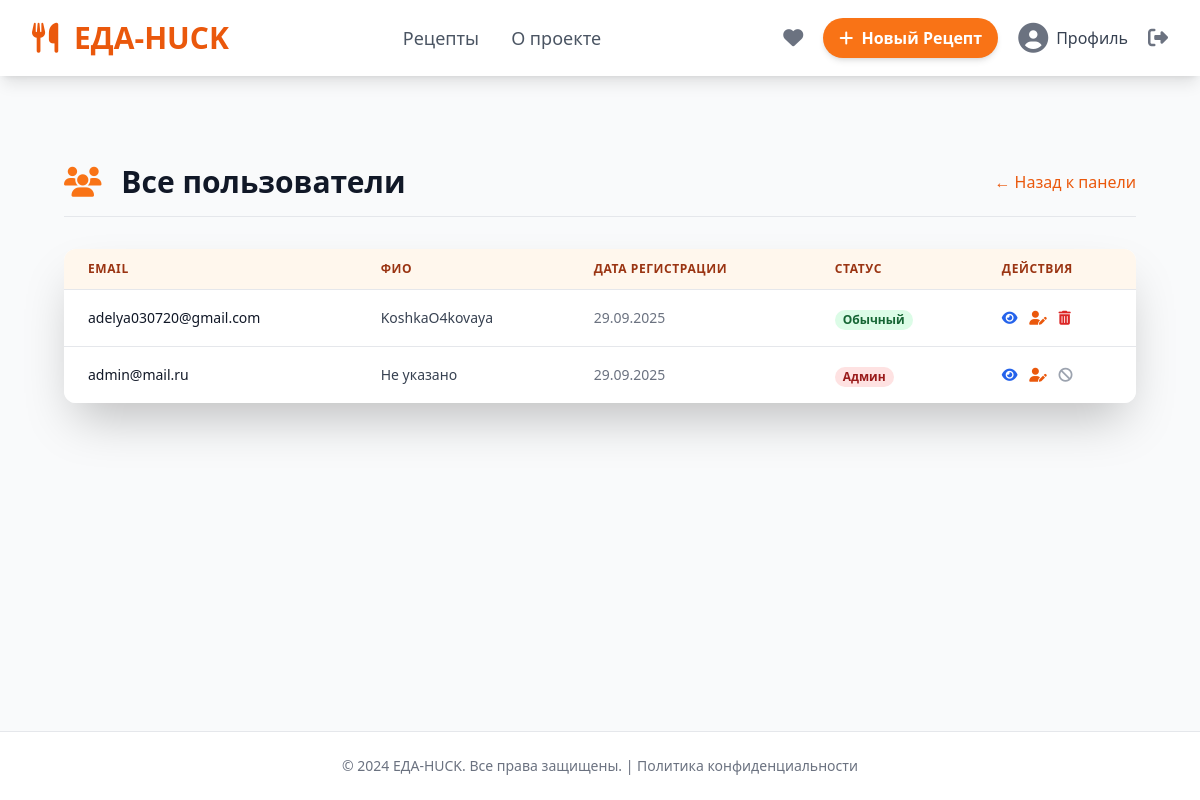
The page /admin-users/ (signed in) on the database as committed earlier.
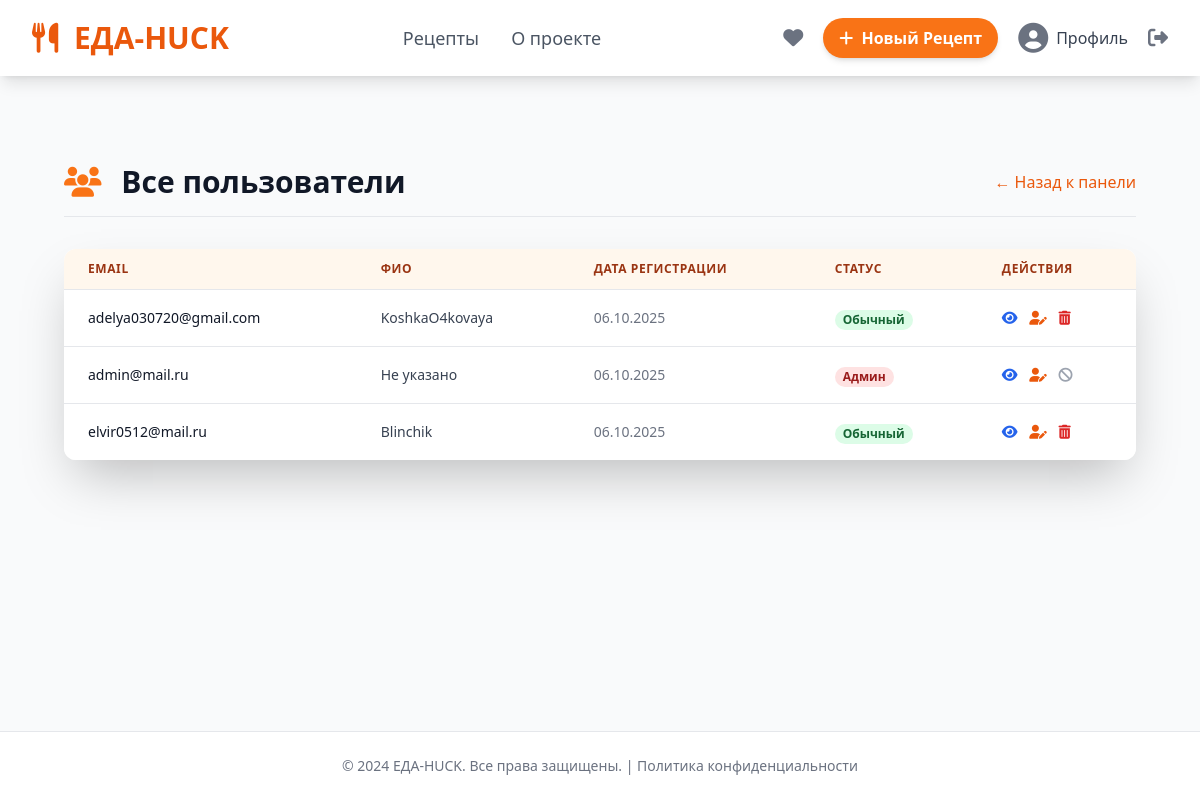
The same page on the database as committed later.
### recept/models.py (models this page shows, shortened)
class User(AbstractUser):
    username = None
    email = models.EmailField(_('email address'), unique=True)
    phone_num = models.CharField(max_length=20, blank=True, null=True)
    full_name = models.CharField(max_length=150, blank=True, null=True)
    birth_date = models.DateField(blank=True, null=True)
    avatar = models.ImageField(upload_to='user_avatars/', blank=True, null=True, help_text='Аватар пользователя')
    USERNAME_FIELD = 'email'
    REQUIRED_FIELDS = []
    objects = UserManager()

### recept/views.py (the view)
# urls.py: path('admin-users/', views.admin_users_list_view, name='admin_users_list'),
@login_required
@user_passes_test(lambda u: u.is_superuser)
def admin_users_list_view(request):
    users = User.objects.all().order_by('email')
    context = {'users': users}
    return render(request, 'admin/users_list.html', context)

### recept/templates/admin/users_list.html (shortened to what the changed rows need)
{% extends 'base.html' %}
{% block content %}
<div class="max-w-6xl mx-auto py-12 px-4 sm:px-6 lg:px-8">
    <header class="flex justify-between items-center mb-8 border-b pb-4">
        <h1 class="text-3xl font-extrabold text-gray-900">
            <i class="fas fa-users text-primary-orange-500 mr-3"></i> Все пользователи
        </h1>
    </header>
    <div class="bg-white shadow-2xl rounded-xl overflow-x-auto">
        <table class="min-w-full divide-y divide-gray-200">
            <thead class="bg-primary-orange-50">
                <tr>
                    <th class="px-6 py-3 text-left text-xs font-semibold text-primary-orange-800 uppercase tracking-wider">
                        Email
                    </th>
                    <th class="px-6 py-3 text-left text-xs font-semibold text-primary-orange-800 uppercase tracking-wider">
                        ФИО
                    </th>
                    <th class="px-6 py-3 text-left text-xs font-semibold text-primary-orange-800 uppercase tracking-wider">
                        Дата регистрации
                    </th>
                    <th class="px-6 py-3 text-left text-xs font-semibold text-primary-orange-800 uppercase tracking-wider">
                        Статус
                    </th>
                    <th class="px-6 py-3 text-left text-xs font-semibold text-primary-orange-800 uppercase tracking-wider">
                        Действия
                    </th>
                </tr>
            </thead>
            <tbody class="bg-white divide-y divide-gray-200">
                {% for user in users %}
                <tr class="hover:bg-gray-50 transition duration-150">
                    <td class="px-6 py-4 whitespace-nowrap text-sm font-medium text-gray-900">
                        {{ user.email }}
                    </td>
                    <td class="px-6 py-4 whitespace-nowrap text-sm text-gray-700">
                        {{ user.full_name|default:"Не указано" }}
                    </td>
                    <td class="px-6 py-4 whitespace-nowrap text-sm text-gray-500">
                        {{ user.date_joined|date:"d.m.Y" }}
                    </td>
                    <td class="px-6 py-4 whitespace-nowrap">
                        {% if user.is_superuser %}
                            <span class="px-2 inline-flex text-xs leading-5 font-semibold rounded-full bg-red-100 text-red-800">
                                Админ
                            </span>
                        {% elif user.is_staff %}
                             <span class="px-2 inline-flex text-xs leading-5 font-semibold rounded-full bg-blue-100 text-blue-800">
                                Персонал
                            </span>
                        {% else %}
                            <span class="px-2 inline-flex text-xs leading-5 font-semibold rounded-full bg-green-100 text-green-800">
                                Обычный
                            </span>
                        {% endif %}
                    </td>
                    <td class="px-6 py-4 whitespace-nowrap text-sm font-medium space-x-2">
                        <a href="{% url 'admin_user_detail' user.pk %}" class="text-blue-600 hover:text-blue-900 transition duration-150" title="Просмотр">
                            <i class="fas fa-eye"></i>
                        </a>
                        <a href="{% url 'admin_user_edit' user.pk %}" class="text-primary-orange-600 hover:text-primary-orange-900 transition duration-150" title="Редактировать">
                            <i class="fas fa-user-edit"></i>
                        </a>
                        {% if user != request.user %}
                        <button type="button"
                                onclick="document.getElementById('delete-{{ user.pk }}').submit()"
                                class="text-red-600 hover:text-red-900 transition duration-150 ml-2" title="Удалить">
                            <i class="fas fa-trash-alt"></i>
                        </button>
                        {% else %}
                        <span class="text-gray-400 cursor-not-allowed ml-2" title="Нельзя удалить себя"><i class="fas fa-ban"></i></span>
                        {% endif %}
                    </td>
                </tr>
                {% empty %}
                <tr>
                    <td colspan="5" class="px-6 py-4 text-center text-gray-500 italic">
                        На данный момент нет зарегистрированных пользователей.
                    </td>
                </tr>
                {% endfor %}
            </tbody>
        </table>
    </div>
</div>
{% endblock %}

### recept/templates/base.html (shortened to what this page needs)
<!DOCTYPE html>
<html lang="ru">
  <head>
    <script src="https://cdn.tailwindcss.com"></script>
    <link rel="stylesheet" href="https://cdnjs.cloudflare.com/ajax/libs/font-awesome/6.0.0-beta3/css/all.min.css">
    <link
      rel="stylesheet"
      href="https://cdnjs.cloudflare.com/ajax/libs/font-awesome/6.5.2/css/all.min.css"
    />
  </head>
  <body class="bg-gray-50 min-h-screen flex flex-col">
    <header class="bg-white shadow-lg sticky top-0 z-50">
      <div
        class="max-w-7xl mx-auto px-4 sm:px-6 lg:px-8 py-3 flex justify-between items-center"
      >
        <div class="flex items-center space-x-4">
          <a href="{% url 'index' %}" class="text-3xl font-extrabold text-primary-orange-600 hover:text-primary-orange-700 transition duration-300">
            <i class="fas fa-utensils mr-2"></i> ЕДА-HUCK
          </a>
        </div>
        <nav class="hidden md:flex space-x-8 text-lg font-medium">
          <a href="{% url 'recipe_list' %}" class="text-gray-600 hover:text-primary-orange-600 transition duration-150"
            >Рецепты</a
          >
          <a href="#" class="text-gray-600 hover:text-primary-orange-600 transition duration-150">О проекте</a>
        </nav>
        <div class="flex items-center space-x-3">
          {% if user.is_authenticated %}
          <a href="{% url 'favorite_recipes' %}" title="Избранные рецепты" class="text-gray-500 hover:text-primary-orange-600 transition duration-150 p-2 rounded-full hover:bg-gray-100">
              <i class="fas fa-heart text-xl"></i>
          </a>
          <a
            href="{% url 'recipe_create' %}"
            class="hidden sm:inline-block px-4 py-2 text-white bg-primary-orange-500 rounded-full font-semibold shadow-md hover:bg-primary-orange-600 transition duration-300 transform hover:scale-105"
          >
            <i class="fas fa-plus mr-1"></i> Новый Рецепт
          </a>
          <a href="{% url 'profile' %}" class="flex items-center space-x-2 p-2 rounded-full hover:bg-gray-100 transition duration-150">
            {% if user.avatar %}
              <img src="{{ user.avatar.url }}" alt="Аватар" class="h-8 w-8 rounded-full object-cover border-2 border-primary-orange-500">
            {% else %}
              <i class="fas fa-user-circle text-gray-500 text-3xl"></i>
            {% endif %}
            <span class="hidden lg:inline text-gray-700 font-medium">{{ user.full_name|default:'Профиль' }}</span>
          </a>
          <a href="{% url 'logout' %}" title="Выйти" class="text-gray-500 hover:text-primary-orange-600 transition duration-150">
            <i class="fas fa-sign-out-alt text-xl"></i>
          </a>
          {% endif %}
        </div>
      </div>
    </header>
    <main class="flex-grow">
      <div class="max-w-7xl mx-auto px-4 sm:px-6 lg:px-8 py-10">
        {% block content %}{% endblock %}
      </div>
    </main>
    <footer class="bg-white border-t border-gray-200 mt-10">
      <div class="max-w-7xl mx-auto px-4 sm:px-6 lg:px-8 py-6 text-center text-gray-500 text-sm">
        &copy; 2024 ЕДА-HUCK. Все права защищены. | <a href="#" class="hover:text-primary-orange-600">Политика конфиденциальности</a>
      </div>
    </footer>
  </body>
</html>

Rows that differ between the two databases and show on the page:
changed User "admin@mail.ru": date_joined "29.09.2025" → "06.10.2025"
changed User "adelya030720@gmail.com": date_joined "29.09.2025" → "06.10.2025"
added User: email "elvir0512@mail.ru", full_name "Blinchik", date_joined "06.10.2025", is_superuser "Обычный"
